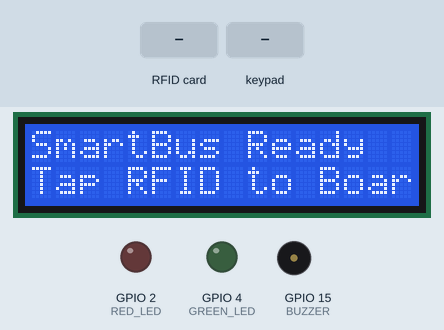
Simulated run of this sketch. Board: ESP32. Parts: 16×2 character LCD, output pins drawn as LEDs (lit = HIGH), buzzer (waves = sounding, pin HIGH). The test bench sets the inputs (shaded band). WiFi joins after 1.5 s; servers stay silent unless stated; what the sketch prints to the serial monitor is not drawn.

Above: at 5.4 s.
5.5 s: RFID card 5E 7A 19 C4 held to the reader
At 6.7 s:
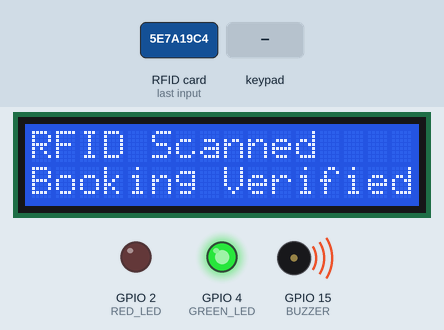
8.5 s: key 'A' pressed
At 9.8 s:
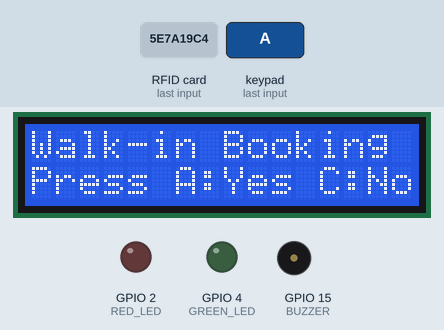
10.1 s: keypad keys * * * * * * * * A pressed 0.4 s apart
At 13.8 s:
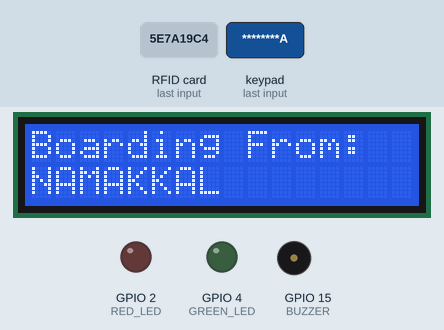
16.7 s: keypad keys 1 3 1 2 1 4 2 7 A pressed 0.4 s apart
At 17.6 s:
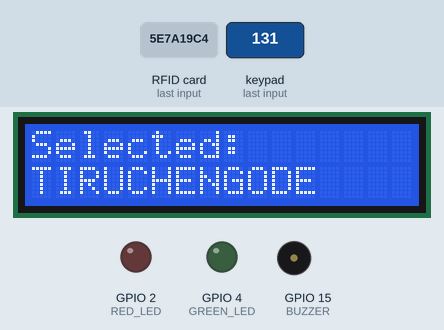
22.7 s: RFID card 5E 7A 19 C4 held to the reader
At 37.9 s:
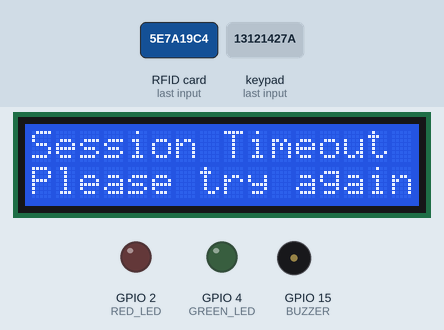
Timing chart, 0 to 38.2 s (numbered marks = the images above; inputs shaded):
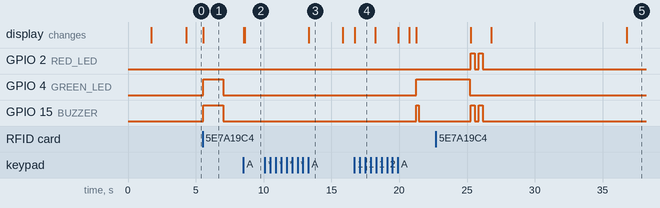

The sketch:

sketch_aug15a_ardiuno.ino
```cpp
#include <Wire.h>
#include <LiquidCrystal_I2C.h>
#include <SPI.h>
#include <MFRC522.h>
#include <Keypad.h>
// ==========================================
// PIN DEFINITIONS
// ==========================================
#define SS_PIN    5
#define RST_PIN   17
#define GREEN_LED 4
#define RED_LED   2
#define BUZZER    15
// Keypad Configuration
const byte ROWS = 4;
const byte COLS = 4;
char keys[ROWS][COLS] = {
  {'1','2','3','A'},
  {'4','5','6','B'},
  {'7','8','9','C'},
  {'*','0','#','D'}
};
byte rowPins[ROWS] = {13, 12, 14, 27};
byte colPins[COLS] = {26, 25, 33, 32};
// ==========================================
// OBJECT INITIALIZATION
// ==========================================
LiquidCrystal_I2C lcd(0x27, 16, 2);
MFRC522 rfid(SS_PIN, RST_PIN);
Keypad keypad = Keypad(makeKeymap(keys), rowPins, colPins, ROWS, COLS);
// ==========================================
// STATE MACHINE CONFIGURATION
// ==========================================
enum SystemState {
  STATE_STANDBY,
  STATE_RFID_SCANNED_NO_BOOKING,
  STATE_RFID_SCANNED_BOOKED,
  STATE_WALKIN_PROMPT,
  STATE_BOARDING_LOC,
  STATE_DEST_MENU,
  STATE_SELECTED_CONFIRM,
  STATE_FARE_DISPLAY,
  STATE_CHECKING_WALLET,
  STATE_ALLOCATING_SEAT,
  STATE_SUCCESS,
  STATE_LOW_BALANCE,
  STATE_CANCELLED,
  STATE_TIMEOUT
};
SystemState currentState = STATE_STANDBY;
bool stateJustChanged = true;
unsigned long stateStartTime = 0;
bool demoPreBookedToggle = false; // Toggles every scan for easy testing
// Walk-in Booking Variables
int currentDestIndex = 0;
const int NUM_DESTINATIONS = 4;
String destinations[NUM_DESTINATIONS] = {"1.Tiruchengode", "2.Erode", "3.Tiruppur", "4.Coimbatore"};
String shortNames[NUM_DESTINATIONS] = {"Tiruchengode", "Erode", "Tiruppur", "Coimbatore"};
int fares[NUM_DESTINATIONS] = {15, 30, 42, 57}; // Demo: Student 50% fares from PDF
int simulatedWalletBalance = 150; // Try changing to 20 to test Low Balance path
#include <WiFi.h>
// WiFi Credentials
const char* ssid = "ZENKAI_MONARCH";
const char* password = "********";
// ==========================================
// SETUP & INITIALIZATION
// ==========================================
void setup() {
  Serial.begin(115200);

  pinMode(GREEN_LED, OUTPUT);
  pinMode(RED_LED, OUTPUT);
  pinMode(BUZZER, OUTPUT);
  digitalWrite(GREEN_LED, LOW);
  digitalWrite(RED_LED, LOW);
  digitalWrite(BUZZER, LOW);

  lcd.init();
  lcd.backlight();
  lcd.setCursor(0, 0);
  lcd.print("Smart Bus System");
  lcd.setCursor(0, 1);
  lcd.print("Connecting WiFi.");

  // Connect to WiFi
  WiFi.mode(WIFI_STA);
  WiFi.disconnect();
  delay(100);
  WiFi.begin(ssid, password);

  Serial.print("Connecting to WiFi");
  int attempts = 0;
  while (WiFi.status() != WL_CONNECTED && attempts < 20) { // 10 second timeout
    delay(500);
    Serial.print(".");
    attempts++;
  }

  lcd.clear();
  lcd.setCursor(0, 0);
  if (WiFi.status() == WL_CONNECTED) {
    Serial.println("\nWiFi Connected!");
    Serial.print("IP Address: ");
    Serial.println(WiFi.localIP());
    lcd.print("WiFi Connected!");
  } else {
    Serial.println("\nWiFi Failed!");
    lcd.print("WiFi Failed!");
  }

  delay(1500);

  SPI.begin();
  rfid.PCD_Init();

  delay(1000);
  changeState(STATE_STANDBY);
}
// ==========================================
// MAIN LOOP
// ==========================================
void loop() {
  char key = keypad.getKey();

  // Print ANY key pressed to the Serial Monitor for debugging
  if (key) {
    Serial.print("Keypad Pressed: ");
    Serial.println(key);
  }
  unsigned long currentTime = millis();
  unsigned long elapsedTime = currentTime - stateStartTime;
  switch(currentState) {
    // ----------------------------------------------------
    case STATE_STANDBY:
      if (stateJustChanged) {
        lcd.clear();
        lcd.setCursor(0, 0);
        lcd.print("SmartBus Ready");
        lcd.setCursor(0, 1);
        lcd.print("Tap RFID to Board");
        Serial.println("Entered STATE_STANDBY. Waiting for RFID or Keypad...");
        stateJustChanged = false;
      }

      // Allow user to bypass RFID by just pressing 'A' from standby
      if (key == 'A') {
         Serial.println("Manual override: 'A' pressed in standby.");
         changeState(STATE_WALKIN_PROMPT);
      }

      // Simulate RFID tap
      if (rfid.PICC_IsNewCardPresent() && rfid.PICC_ReadCardSerial()) {
        rfid.PICC_HaltA();
        rfid.PCD_StopCrypto1();

        // Alternate between Booked and Not Booked for easy demonstration
        demoPreBookedToggle = !demoPreBookedToggle;

        if (demoPreBookedToggle) {
          changeState(STATE_RFID_SCANNED_BOOKED);
        } else {
          changeState(STATE_RFID_SCANNED_NO_BOOKING);
        }
      }
      break;
    // ----------------------------------------------------
    case STATE_RFID_SCANNED_NO_BOOKING:
      if (stateJustChanged) {
        lcd.clear();
        lcd.setCursor(0, 0);
        lcd.print("RFID Scanned");
        lcd.setCursor(0, 1);
        lcd.print("No Booking Found");

        // Feedback: Red LED + 2 Beeps
        Serial.println("NO BOOKING: Red LED and 2 Beeps");
        for (int i = 0; i < 2; i++) {
          digitalWrite(RED_LED, HIGH);
          digitalWrite(BUZZER, HIGH);
          delay(300);
          digitalWrite(BUZZER, LOW);
          digitalWrite(RED_LED, LOW);
          delay(300);
        }

        stateJustChanged = false;
      }
      if (elapsedTime >= 1500) {
        changeState(STATE_WALKIN_PROMPT);
      }
      break;
    // ----------------------------------------------------
    case STATE_RFID_SCANNED_BOOKED:
      if (stateJustChanged) {
        lcd.clear();
        lcd.setCursor(0, 0);
        lcd.print("RFID Scanned");
        lcd.setCursor(0, 1);
        lcd.print("Booking Verified");

        // Feedback: Green LED + Long Beep
        Serial.println("PRE-BOOKED: Green LED and Long Beep");
        digitalWrite(GREEN_LED, HIGH);
        digitalWrite(BUZZER, HIGH);

        delay(1500); // 1.5 second long beep

        digitalWrite(BUZZER, LOW);
        digitalWrite(GREEN_LED, LOW);

        stateJustChanged = false;
      }
      if (elapsedTime >= 3000) {
        changeState(STATE_STANDBY); // Passenger boards, reset system
      }
      break;
    // ----------------------------------------------------
    case STATE_WALKIN_PROMPT:
      if (stateJustChanged) {
        lcd.clear();
        lcd.setCursor(0, 0);
        lcd.print("Walk-in Booking");
        lcd.setCursor(0, 1);
        lcd.print("Press A:Yes C:No");
        stateJustChanged = false;
      }
      if (key == 'A') changeState(STATE_BOARDING_LOC);
      else if (key == 'C') changeState(STATE_CANCELLED);
      else if (elapsedTime >= 10000) changeState(STATE_TIMEOUT);
      break;
    // ----------------------------------------------------
    case STATE_BOARDING_LOC:
      if (stateJustChanged) {
        lcd.clear();
        lcd.setCursor(0, 0);
        lcd.print("Boarding From:");
        lcd.setCursor(0, 1);
        lcd.print("NAMAKKAL");
        stateJustChanged = false;
        currentDestIndex = 0; // Reset scroll position
      }
      if (elapsedTime >= 2500) changeState(STATE_DEST_MENU);
      break;
    // ----------------------------------------------------
    case STATE_DEST_MENU:
      if (stateJustChanged) {
        lcd.clear();
        lcd.setCursor(0, 0);
        lcd.print("Select Dest:");
        lcd.setCursor(0, 1);
        lcd.print(destinations[currentDestIndex]);
        stateJustChanged = false;
      }

      if (key) {
        if (key == '#') {
          // Scroll forward
          currentDestIndex = (currentDestIndex + 1) % NUM_DESTINATIONS;
          stateJustChanged = true;
        } else if (key == '*') {
          // Scroll backward
          currentDestIndex = (currentDestIndex - 1 + NUM_DESTINATIONS) % NUM_DESTINATIONS;
          stateJustChanged = true;
        } else if (key == 'C') {
          changeState(STATE_CANCELLED);
        } else if (key >= '1' && key <= '4') {
          // Check if they pressed the number shown on screen
          int selectedNumber = key - '0';
          if (selectedNumber == (currentDestIndex + 1)) {
            changeState(STATE_SELECTED_CONFIRM);
          }
        }
      }
      if (elapsedTime >= 30000) changeState(STATE_TIMEOUT);
      break;
    // ----------------------------------------------------
    case STATE_SELECTED_CONFIRM:
      if (stateJustChanged) {
        lcd.clear();
        lcd.setCursor(0, 0);
        lcd.print("Selected:");
        lcd.setCursor(0, 1);
        String name = shortNames[currentDestIndex];
        name.toUpperCase();
        lcd.print(name);
        stateJustChanged = false;
      }
      if (elapsedTime >= 1500) changeState(STATE_FARE_DISPLAY);
      break;
    // ----------------------------------------------------
    case STATE_FARE_DISPLAY:
      if (stateJustChanged) {
        lcd.clear();
        lcd.setCursor(0, 0);
        lcd.print(shortNames[currentDestIndex] + ": Rs." + String(fares[currentDestIndex]));
        lcd.setCursor(0, 1);
        lcd.print("A=Yes   C=Cancel");
        stateJustChanged = false;
      }
      if (key == 'A') changeState(STATE_CHECKING_WALLET);
      else if (key == 'C') changeState(STATE_CANCELLED);
      else if (elapsedTime >= 20000) changeState(STATE_TIMEOUT);
      break;
    // ----------------------------------------------------
    case STATE_CHECKING_WALLET:
      if (stateJustChanged) {
        lcd.clear();
        lcd.setCursor(0, 0);
        lcd.print("Checking Wallet.");
        lcd.setCursor(0, 1);
        lcd.print("Please wait...");
        stateJustChanged = false;
      }
      if (elapsedTime >= 800) {
        if (simulatedWalletBalance >= fares[currentDestIndex]) {
          changeState(STATE_ALLOCATING_SEAT);
        } else {
          changeState(STATE_LOW_BALANCE);
        }
      }
      break;
    // ----------------------------------------------------
    case STATE_ALLOCATING_SEAT:
      if (stateJustChanged) {
        lcd.clear();
        lcd.setCursor(0, 0);
        lcd.print("Allocating Seat.");
        lcd.setCursor(0, 1);
        lcd.print("Please wait...");
        stateJustChanged = false;
      }
      if (elapsedTime >= 500) changeState(STATE_SUCCESS);
      break;
    // ----------------------------------------------------
    case STATE_SUCCESS:
      if (stateJustChanged) {
        lcd.clear();
        lcd.setCursor(0, 0);
        lcd.print("Boarded! Seat22B");
        lcd.setCursor(0, 1);
        int remaining = simulatedWalletBalance - fares[currentDestIndex];
        lcd.print("Bal:Rs." + String(remaining) + " Enjoy!");

        // Success Feedback
        digitalWrite(GREEN_LED, HIGH);
        digitalWrite(BUZZER, HIGH);
        delay(200);
        digitalWrite(BUZZER, LOW);

        stateJustChanged = false;
      }
      if (elapsedTime >= 4000) {
        digitalWrite(GREEN_LED, LOW);
        changeState(STATE_STANDBY);
      }
      break;
    // ----------------------------------------------------
    case STATE_LOW_BALANCE:
      if (stateJustChanged) {
        int shortfall = fares[currentDestIndex] - simulatedWalletBalance;
        lcd.clear();
        lcd.setCursor(0, 0);
        lcd.print("Low Balance!");
        lcd.setCursor(0, 1);
        lcd.print("Need Rs." + String(shortfall) + " more");

        digitalWrite(RED_LED, HIGH);

        // 3 angry beeps
        for(int i=0; i<3; i++){
          digitalWrite(BUZZER, HIGH);
          delay(100);
          digitalWrite(BUZZER, LOW);
          delay(100);
        }
        stateJustChanged = false;
      }
      if (elapsedTime >= 4000) {
        digitalWrite(RED_LED, LOW);
        // Show Top-up instructions
        lcd.clear();
        lcd.setCursor(0, 0);
        lcd.print("Add money via App");
        lcd.setCursor(0, 1);
        lcd.print("or Counter Recharge");
        delay(3000); // blocking delay here is fine for simple return
        changeState(STATE_STANDBY);
      }
      break;
    // ----------------------------------------------------
    case STATE_CANCELLED:
      if (stateJustChanged) {
        lcd.clear();
        lcd.setCursor(0, 0);
        lcd.print("Booking Canceled");
        lcd.setCursor(0, 1);
        lcd.print("Have a nice day!");
        stateJustChanged = false;
      }
      if (elapsedTime >= 2000) changeState(STATE_STANDBY);
      break;
    // ----------------------------------------------------
    case STATE_TIMEOUT:
      if (stateJustChanged) {
        lcd.clear();
        lcd.setCursor(0, 0);
        lcd.print("Session Timeout");
        lcd.setCursor(0, 1);
        lcd.print("Please try again");
        stateJustChanged = false;
      }
      if (elapsedTime >= 2000) changeState(STATE_STANDBY);
      break;
  }
}
// Helper to transition state cleanly
void changeState(SystemState newState) {
  currentState = newState;
  stateJustChanged = true;
  stateStartTime = millis();
}
```

Measured:
- after the input at 5.5 s, GPIO 4 (GREEN_LED), GPIO 15 (BUZZER): LOW → HIGH at once, → LOW 1.5 s later; the display: changes at once (image 1)
- after the input at 8.5 s, the display: first differs from a run without the input after 0.12 s (image 2)
- after the input at 10.1 s, the display: changes after 3.2 s (image 3)
- after the input at 16.7 s, GPIO 4 (GREEN_LED): LOW → HIGH after 4.5 s; GPIO 15 (BUZZER): LOW → HIGH after 4.5 s, → LOW 0.20 s later; the display: changes at once (image 4)
- after the input at 22.7 s, GPIO 2 (RED_LED), GPIO 15 (BUZZER): alternates HIGH for 0.30 s and LOW for 0.30 s, 4 changes in all, then stays LOW, starting after 2.6 s; the display: first changes after 2.6 s (image 5 shows a later state)
- what the display in image 3 shows lasts 2.5 s, from 13.3 s to 15.8 s
